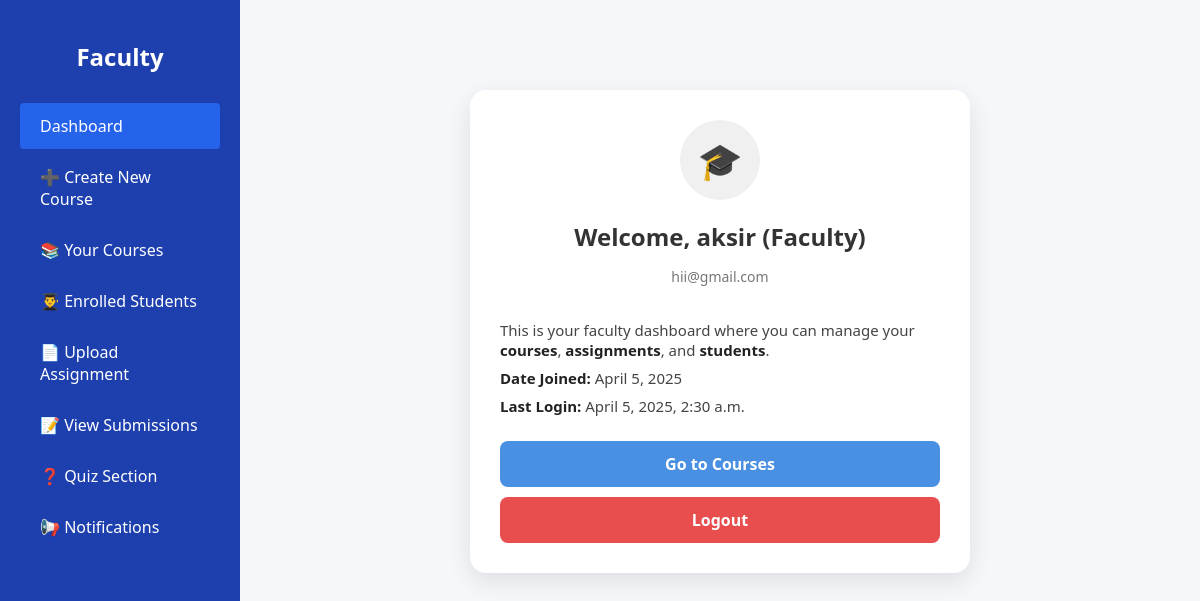
Page /faculty_dashboard/ (signed in) on the committed database.
### elearnapp/models.py (models this page shows, shortened)
class CustomUser(AbstractUser):
    ROLE_CHOICES = [
        ('student', 'Student'),
        ('faculty', 'Faculty'),
        ('admin', 'Admin'),
    ]
    role = models.CharField(max_length=10, choices=ROLE_CHOICES)
    groups = models.ManyToManyField(Group, related_name="customuser_groups", blank=True)
    user_permissions = models.ManyToManyField(Permission, related_name="customuser_permissions", blank=True)

### elearnapp/views.py (the view)
# urls.py: path("faculty_dashboard/", faculty_dashboard, name="faculty_dashboard"),
@login_required
def faculty_dashboard(request):
    if request.user.role != "faculty":
        return redirect("login")  # Only faculty can access
    courses = Course.objects.filter(faculty=request.user)
    assignments = Assignment.objects.filter(course__in=courses)
    course_submissions = {}
    for course in courses:
        submissions = Submission.objects.filter(assignment__course=course)
        course_submissions[course] = submissions
    context = {
        "courses": courses,
        "assignments": assignments,
        "course_submissions": course_submissions,  # Student submissions tracking
    }
    return render(request, "faculty_dashboard.html", context)

### elearnapp/templates/faculty_dashboard.html (shortened to what this page needs)
<!DOCTYPE html>
<html lang="en">
<head>
</head>
<body>
    <div class="sidebar">
        <h2>Faculty</h2>
        <a href="javascript:void(0)" onclick="showSection('welcome')" class="active">Dashboard</a>
        <a href="{% url 'faculty_create_course' %}">➕ Create New Course</a>
        <a href="javascript:void(0)" onclick="showSection('view_courses')">📚 Your Courses</a>
        <a href="javascript:void(0)" onclick="showSection('students')">👨‍🎓 Enrolled Students</a>
        <a href="{% url 'upload_assignment' %}">📄 Upload Assignment</a>
        <a href="javascript:void(0)" onclick="showSection('submissions')">📝 View Submissions</a>
        <a href="javascript:void(0)" onclick="showSection('quiz')">❓ Quiz Section</a>
        <a href="{% url 'faculty_notifications' %}">📢 Notifications</a>
    </div>
<div class="content">
    <div id="welcome" class="section active" style="display: flex; justify-content: center;">
        <div class="profile-card">
          <div class="profile-header centered">
            <div class="profile-avatar">
              <div class="icon-circle">
                <div class="profile-avatark">🎓</div>
              </div>
            </div>
            <div class="profile-info">
              <h3>Welcome, {{ user.get_full_name|default:user.username }} (Faculty)</h3>
              <p>{{ user.email }}</p>
            </div>
          </div>
          <div class="profile-details">
            <p>This is your faculty dashboard where you can manage your <strong>courses</strong>, <strong>assignments</strong>, and <strong>students</strong>.</p>
            <p><strong>Date Joined:</strong> {{ user.date_joined|date:"F j, Y" }}</p>
            <p><strong>Last Login:</strong> {{ user.last_login|date:"F j, Y, g:i a" }}</p>
          </div>
          <div class="profile-actions">
            <a href="#" class="button">Go to Courses</a>
            <a href="#" class="button logout">Logout</a>
          </div>
        </div>
      </div>
</div>
</body>
</html>

### elearnapp/templates/faculty_dashboard.html (style rules this page uses)
* { box-sizing: border-box; }
body { margin: 0; font-family: 'Segoe UI', sans-serif; display: flex; height: 100vh; background-color: #f5f7fa; }
.sidebar { width: 20%; background-color: #1e40af; color: white; padding: 20px; height: 100vh; position: fixed; top: 0; left: 0; overflow-y: auto; }
.sidebar h2 { text-align: center; margin-bottom: 30px; }
.sidebar a { display: block; padding: 12px 20px; text-decoration: none; color: white; margin-bottom: 5px; border-radius: 4px; transition: 0.3s; }
.sidebar a:hover, .sidebar a.active { background-color: #2563eb; }
.content { margin-left: 20%; padding: 30px; width: 80%; overflow-y: auto; }
.section { display: none; }
.section.active { display: block; }
h3 { color: #1e3a8a; }
.section { margin-top: 40px; padding: 20px; }
.profile-card { background: #fff; border-radius: 16px; box-shadow: 0 8px 24px rgba(0, 0, 0, 0.1); width: 100%; max-width: 500px; padding: 30px; text-align: center; font-family: "Segoe UI", Tahoma, Geneva, Verdana, sans-serif; }
.profile-header { display: flex; flex-direction: column; align-items: center; margin-bottom: 20px; }
.profile-avatar { margin-bottom: 10px; }
.icon-circle { background-color: #f0f0f0; border-radius: 50%; width: 80px; height: 80px; display: flex; align-items: center; justify-content: center; font-size: 36px; }
.profile-info h3 { margin: 10px 0 5px; font-size: 24px; color: #333; }
.profile-info p { font-size: 14px; color: #777; }
.profile-details { text-align: left; margin-top: 20px; }
.profile-details p { font-size: 15px; margin: 8px 0; color: #444; }
.profile-details strong { color: #222; }
.profile-actions { margin-top: 25px; display: flex; flex-direction: column; gap: 10px; }
.profile-actions .button { background-color: #4a90e2; color: white; padding: 12px 20px; border: none; border-radius: 8px; text-decoration: none; font-weight: bold; transition: background-color 0.3s ease; }
.profile-actions .logout { background-color: #e94e4e; }

### rows in the picture
CustomUser: get_full_name "aksir", email "hii@gmail.com", date_joined "April 5, 2025", last_login "April 5, 2025, 2:30 a.m."
